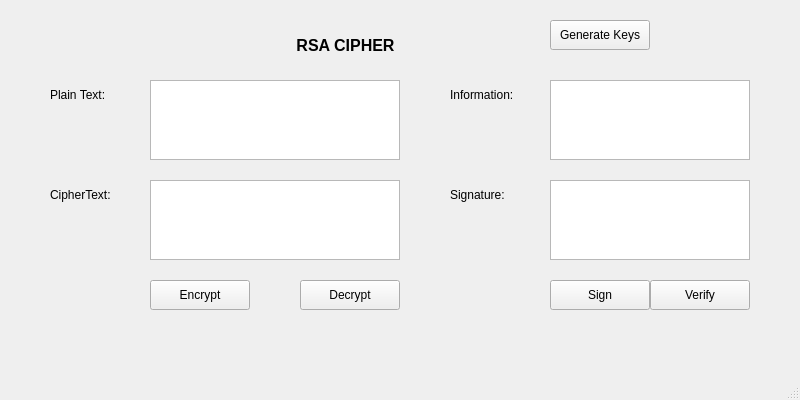
<?xml version="1.0" encoding="UTF-8"?>
<ui version="4.0">
 <class>RSA_Cipher</class>
 <widget class="QMainWindow" name="RSA_Cipher">
  <property name="geometry">
   <rect>
    <x>0</x>
    <y>0</y>
    <width>800</width>
    <height>400</height>
   </rect>
  </property>
  <property name="windowTitle">
   <string>RSA Cipher</string>
  </property>
  <widget class="QWidget" name="centralwidget">
   <widget class="QLabel" name="label_title">
    <property name="geometry">
     <rect>
      <x>200</x>
      <y>20</y>
      <width>291</width>
      <height>51</height>
     </rect>
    </property>
    <property name="font">
     <font>
      <pointsize>12</pointsize>
     </font>
    </property>
    <property name="text">
     <string>&lt;b&gt;RSA CIPHER&lt;/b&gt;</string>
    </property>
    <property name="alignment">
     <set>Qt::AlignCenter</set>
    </property>
   </widget>
   <widget class="QPushButton" name="btn_generate_keys">
    <property name="geometry">
     <rect>
      <x>550</x>
      <y>20</y>
      <width>100</width>
      <height>30</height>
     </rect>
    </property>
    <property name="text">
     <string>Generate Keys</string>
    </property>
   </widget>
   <widget class="QLabel" name="label_plain_text">
    <property name="geometry">
     <rect>
      <x>50</x>
      <y>80</y>
      <width>100</width>
      <height>30</height>
     </rect>
    </property>
    <property name="text">
     <string>Plain Text:</string>
    </property>
   </widget>
   <widget class="QPlainTextEdit" name="txt_plain_text">
    <property name="geometry">
     <rect>
      <x>150</x>
      <y>80</y>
      <width>250</width>
      <height>80</height>
     </rect>
    </property>
   </widget>
   <widget class="QLabel" name="label_cipher_text">
    <property name="geometry">
     <rect>
      <x>50</x>
      <y>180</y>
      <width>100</width>
      <height>30</height>
     </rect>
    </property>
    <property name="text">
     <string>CipherText:</string>
    </property>
   </widget>
   <widget class="QPlainTextEdit" name="txt_cipher_text">
    <property name="geometry">
     <rect>
      <x>150</x>
      <y>180</y>
      <width>250</width>
      <height>80</height>
     </rect>
    </property>
   </widget>
   <widget class="QPushButton" name="btn_encrypt">
    <property name="geometry">
     <rect>
      <x>150</x>
      <y>280</y>
      <width>100</width>
      <height>30</height>
     </rect>
    </property>
    <property name="text">
     <string>Encrypt</string>
    </property>
   </widget>
   <widget class="QPushButton" name="btn_decrypt">
    <property name="geometry">
     <rect>
      <x>300</x>
      <y>280</y>
      <width>100</width>
      <height>30</height>
     </rect>
    </property>
    <property name="text">
     <string>Decrypt</string>
    </property>
   </widget>
   <widget class="QLabel" name="label_information">
    <property name="geometry">
     <rect>
      <x>450</x>
      <y>80</y>
      <width>100</width>
      <height>30</height>
     </rect>
    </property>
    <property name="text">
     <string>Information:</string>
    </property>
   </widget>
   <widget class="QPlainTextEdit" name="txt_information">
    <property name="geometry">
     <rect>
      <x>550</x>
      <y>80</y>
      <width>200</width>
      <height>80</height>
     </rect>
    </property>
   </widget>
   <widget class="QLabel" name="label_signature">
    <property name="geometry">
     <rect>
      <x>450</x>
      <y>180</y>
      <width>100</width>
      <height>30</height>
     </rect>
    </property>
    <property name="text">
     <string>Signature:</string>
    </property>
   </widget>
   <widget class="QPlainTextEdit" name="txt_signature">
    <property name="geometry">
     <rect>
      <x>550</x>
      <y>180</y>
      <width>200</width>
      <height>80</height>
     </rect>
    </property>
   </widget>
   <widget class="QPushButton" name="btn_sign">
    <property name="geometry">
     <rect>
      <x>550</x>
      <y>280</y>
      <width>100</width>
      <height>30</height>
     </rect>
    </property>
    <property name="text">
     <string>Sign</string>
    </property>
   </widget>
   <widget class="QPushButton" name="btn_verify">
    <property name="geometry">
     <rect>
      <x>650</x>
      <y>280</y>
      <width>100</width>
      <height>30</height>
     </rect>
    </property>
    <property name="text">
     <string>Verify</string>
    </property>
   </widget>
  </widget>
  <widget class="QStatusBar" name="statusbar"/>
 </widget>
 <resources/>
 <connections/>
</ui>
